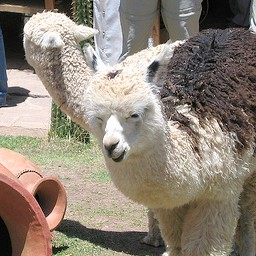
//> input picture a.JPEG, 256 x 256 px
$ ./lsh   (built with g++ and OpenCV 4)
//> lines starting //> are read from the running program, lines starting //| are printed output that depends on the picture
#include <iostream>
#include <sstream>
#include <random>
#include <unordered_map>
#include <math.h>
#include <vector>
#include <string>
#include <functional>
#include <opencv2/core/core.hpp>
#include <opencv2/highgui/highgui.hpp>
#include <opencv2/imgcodecs.hpp>

using namespace std;
using namespace cv;

const int dim_feature = 65536;  // dimention of feature
const int max_rgb = 255;         // max value of each dimention
const int max_birgb = log(max_rgb + 1)/log(2);  // max binary length of max_rgb
const int num_hash = 2;         // number of hash values
const int num_bit = 30;          // length of hash values
const int dim_bit_feature = dim_feature * max_rgb; // length of bit-value feature
int hash_vector[num_hash][num_bit];       // random index of hash functions

unordered_map<size_t , vector<int>> lsh_map;

void getHashVector();
void getBinaryFeature(int* feature, int* bin_feature);
size_t generateHashKey(int* feature, int hash_index);
void generateHashMap(int* feature, int index);
vector<int> search_index(int* data);

int main()
{
  getHashVector();
  Mat image;
  image = imread("a.JPEG", 0);
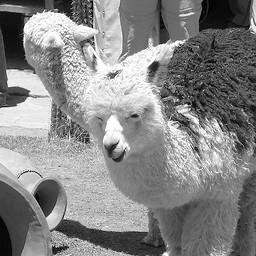
//> image: 256 rows x 256 cols, CV_8UC1; min 0, max 255, mean 133.5
  int img[dim_feature] = {0};

  for(int i = 0; i < image.rows; i++){
    for(int j = 0; j < image.cols; j++){
      img[i*256 + j] = image.ptr<uchar>(i)[j];
    }
  }
//> after the loop, img = 65536 items

  generateHashMap(img, 50);
// [13 lines of commented-out code are left out]

  vector<int> result = search_index(img);

  for(int it = 0; it < result.size(); it++){
    cout << result[it] << "   ";
  }

  //cout << img_hash_key << endl;
  //for(int m = 0; m < dim_bit_feature; m++) cout << bin_img[m] << " ";

  //delete[] bin_img;

  imshow("Display window", image);
  // for(int i = 0; i < 30; i++) cout << hash_vector[0][i] << "   " << hash_vector[1][i] << endl;
  waitKey(0);
  return 0;
}


void getHashVector()
{
  random_device rd;
  mt19937 gen(rd());
  uniform_int_distribution<int> rd_int(0, dim_bit_feature);

  for(int m = 0; m < num_hash; m++){
    for(int n = 0; n < num_bit; n++){
      hash_vector[m][n] = rd_int(gen);
    }
  }
}


void getBinaryFeature(int* feature, int* bin_feature){
  for(int i = 0; i < dim_feature; i++){
    for(int j = 0; j < feature[i]; j++){
      bin_feature[i * max_rgb + j] = 1;
    }
  }
}

size_t generateHashKey(int* bin_feature, int hash_index)
{
  stringstream ostr;
  for(int i = 0; i < num_bit; i++) {
    ostr << bin_feature[hash_vector[hash_index][i]];
  }

  string str1 = ostr.str();
  hash<string> str_hash;
  return str_hash(str1);
}


void generateHashMap(int* feature, int index)
{
  int *bin_feature = new int[dim_bit_feature] ();
  getBinaryFeature(feature, bin_feature);
  for(int i = 0; i < num_hash; i++){
    size_t hash_key = generateHashKey(bin_feature, i);
    auto it = find(lsh_map[hash_key].begin(), lsh_map[hash_key].end(), index);
    if(it == lsh_map[hash_key].end()){
      lsh_map[hash_key].push_back(index);
    }
  }
//> this loop made 2 passes
//> hash_key on passes 1 to 2: -8854271760666078886, -5935336252844442647
}


vector<int> search_index(int* data)
{
  vector<int> index_list;
  int *bin_feature = new int[dim_bit_feature] ();
  getBinaryFeature(data, bin_feature);

  for(int i = 0; i < num_hash; i++){
    size_t hash_key = generateHashKey(bin_feature, i);
    for(auto it = lsh_map[hash_key].begin(); it != lsh_map[hash_key].end(); it++){
      index_list.push_back(*it);
    }
  }
//> after the loop, index_list = [50, 50]

  sort(index_list.begin(), index_list.end());
  index_list.erase(unique(index_list.begin(), index_list.end()), index_list.end());
//> index_list = [50]
//> the loop in main, `for(int it = 0; it < result.size(); it++)` made 1 pass
//| 50

  return index_list;
}
